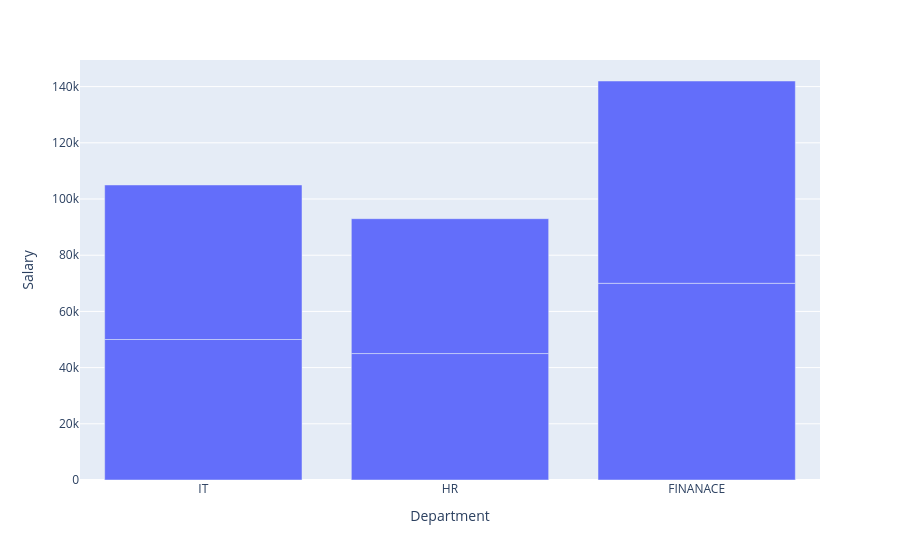

Notebook source saved alongside this figure:
### Code cell
fig = px.bar(df,x='Department',y='Salary')
fig.show()

### Figure 1 — Plotly figure (JSON) as saved in the notebook; plotly's stock layout.template omitted (floating-point values rounded to 4 significant figures)
{"data": [{"hovertemplate": "Department=%{x}<br>Salary=%{y}<extra></extra>", "legendgroup": "", "marker": {"color": "#636efa", "pattern": {"shape": ""}}, "name": "", "orientation": "v", "showlegend": false, "textposition": "auto", "type": "bar", "x": ["IT", "IT", "HR", "HR", "FINANACE", "FINANACE"], "xaxis": "x", "y": [50000, 55000, 45000, 48000, 70000, 72000], "yaxis": "y"}], "layout": {"barmode": "relative", "legend": {"tracegroupgap": 0}, "margin": {"t": 60}, "xaxis": {"anchor": "y", "domain": [0, 1], "title": {"text": "Department"}}, "yaxis": {"anchor": "x", "domain": [0, 1], "title": {"text": "Salary"}}}}
